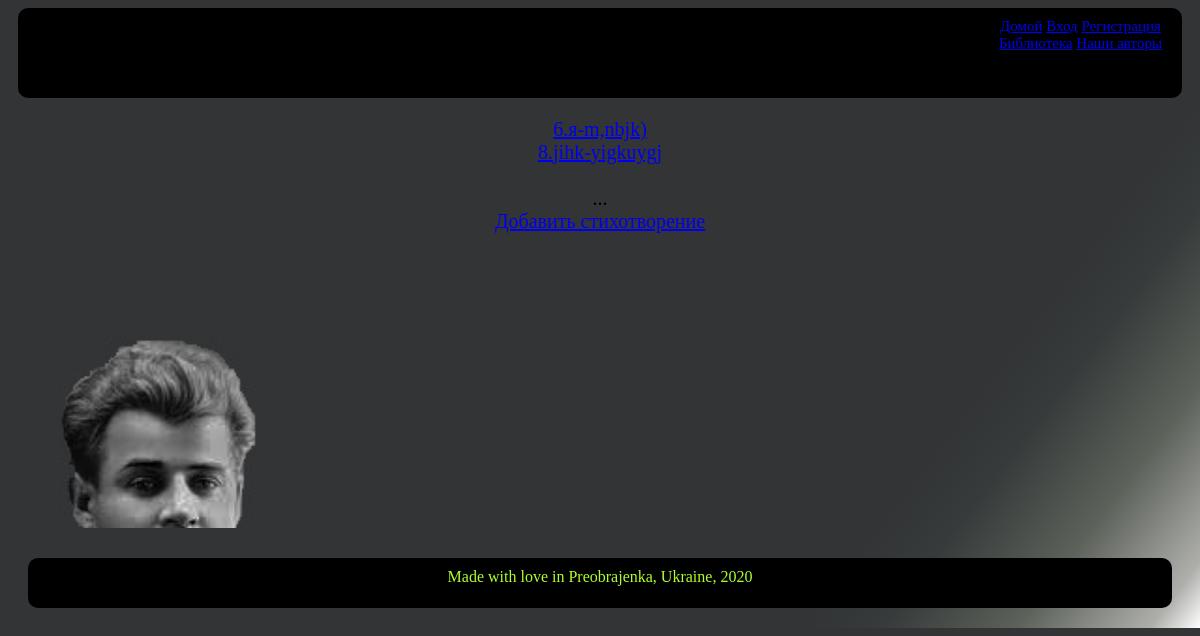
The page /verse_list on the database as committed earlier.
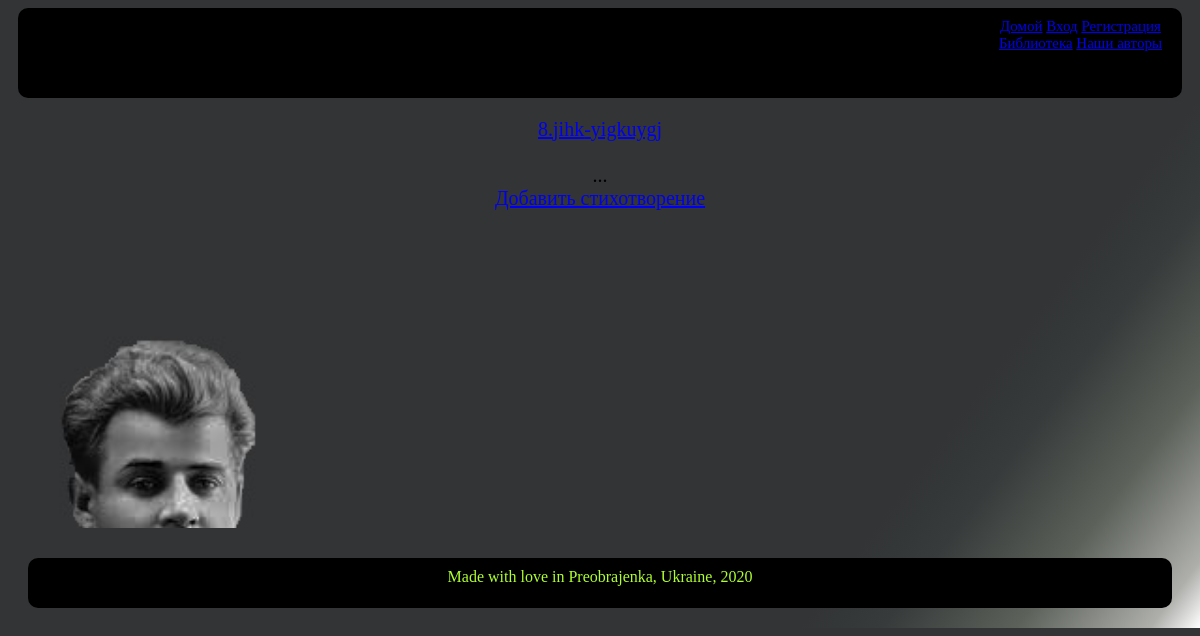
The same page on the database as committed later.
### StartPage/models.py (models this page shows, shortened)
class Verse(models.Model):
    name = models.CharField(max_length=25)
    text = models.TextField(max_length=2500)
    author = models.ForeignKey(Author, on_delete=models.CASCADE)
    likes = models.ManyToManyField(User, null=True, blank=True)

class Author(models.Model):
    name = models.CharField(max_length=25)
    about = models.TextField(max_length=2500)
    img = models.ImageField(
        upload_to='images/',
        null=True,
        blank=True,
    )
    def __str__(self):
        return self.name

### StartPage/views.py (the view)
# urls.py: path('verse_list', verse_list, name='verse_list'),
def verse_list(request):
    return render(request, 'verse_list.html', context={'verses': Paginator(Verse.objects.all(), 2).get_page(request.GET.get('page'))})

### templates/verse_list.html (shortened to what this page needs)
{% extends "general.html" %}
{% load static %}
{% block content %}
    {% for verse in verses %}
        <a href="{% url 'verse_detail' verse.id %}">{{verse.id}}.{{verse.author}}-{{verse.name}}</a><br>
    {% endfor %}
    <br>
    <div class="row">
                    <span class="col-3 text-center">...</span>
    </div>
    <a href="{% url 'verse_add' %}">Добавить стихотворение</a>
{% endblock content %}

Rows that differ between the two databases and show on the page:
removed Verse: id "6", author "я", name "m,nbjk)"
